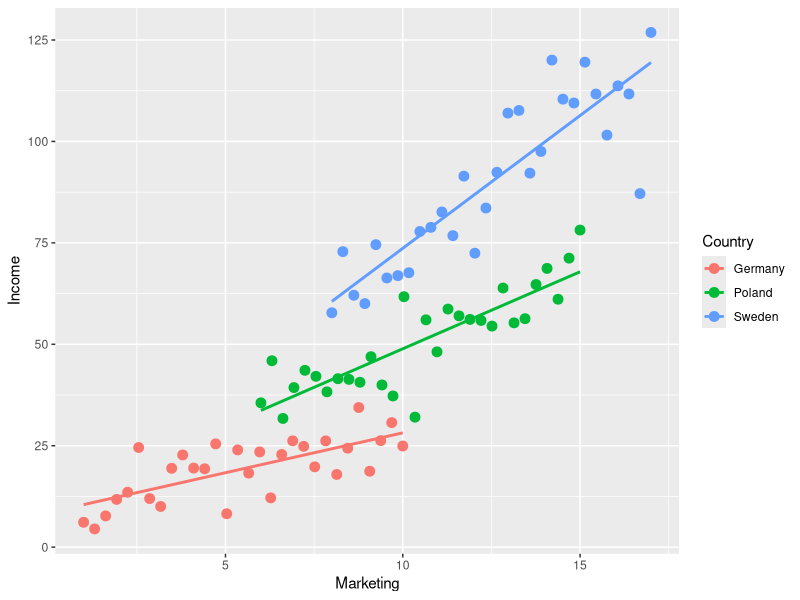

Write the R code that produced this figure.
library(ggplot2)
set.seed(2137)
df = data.frame(
  Country = as.factor(c(rep('Germany', 30), rep('Poland', 30), rep('Sweden', 30)))
  ,Marketing = c(
    seq(1, 10, length.out = 30)
    , seq(6, 15, length.out = 30)
    , seq(8, 17, length.out = 30)
  )
  ,Income = c(
    2*seq(1, 10, length.out = 30) + 5 + rnorm(30, 3, 5)
    , 4*seq(5, 15, length.out = 30) + 1 + rnorm(30, 10, 8)
    , 6*seq(8, 17, length.out = 30) + 10 + rnorm(30, 5, 10)
  )
)

ggplot(df, aes(x = Marketing, y = Income, color = Country)) +
  geom_point(size = 3) +
  geom_smooth(method = 'lm', se = FALSE)

summary(lm(Income ~ Marketing + Country , data = df))
write.csv(df, 'panel_data.csv', row.names = FALSE)
